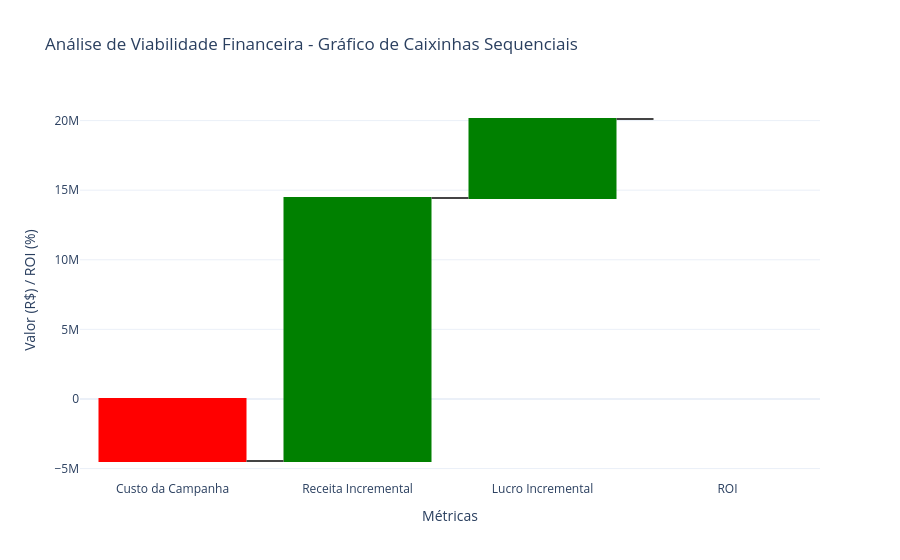

The code cell stored with this chart in its notebook:
### Code cell
import plotly.graph_objects as go

#Análise dos resultados
print(f"Número de usuários target: {customer_id_target}")
print(f"Ticket médio Dez/18: R$ {ticket_medio_dez:.2f}")
print(f"Ticket médio Jan/19: R$ {ticket_medio_jan:.2f}")
print(f"Receita incremental total: R$ {receita_incremental_total:,.2f}")
print(f"Lucro incremental (30% margem): R$ {lucro_incremental:,.2f}")
print(f"Custo total da campanha: R$ {custo_total:,.2f}")
print(f"ROI: {roi:.2%}")

#Resultado por gráfico
labels = ['Custo da Campanha', 'Receita Incremental', 'Lucro Incremental', 'ROI']
values = [-custo_total, receita_incremental_total, lucro_incremental, roi * 100]  # negativo para custo e positivo para receita/lucro

fig = go.Figure(go.Waterfall(
    x=labels,
    y=values,
    textposition="outside",
    increasing=dict(marker=dict(color="green")),
    decreasing=dict(marker=dict(color="red")),
    totals=dict(marker=dict(color="blue"))
))

fig.update_layout(
    title="Análise de Viabilidade Financeira - Gráfico de Caixinhas Sequenciais",
    xaxis_title="Métricas",
    yaxis_title="Valor (R$) / ROI (%)",
    template="plotly_white",
    showlegend=False
)

fig.show()

### Figure 1 — Plotly figure (JSON) as saved in the notebook; plotly's stock layout.template omitted (floating-point values rounded to 4 significant figures)
{"data": [{"decreasing": {"marker": {"color": "red"}}, "increasing": {"marker": {"color": "green"}}, "textposition": "outside", "totals": {"marker": {"color": "blue"}}, "type": "waterfall", "x": ["Custo da Campanha", "Receita Incremental", "Lucro Incremental", "ROI"], "y": [-4459240, 18900000.0, 5671000.0, 27.17]}], "layout": {"showlegend": false, "title": {"text": "Análise de Viabilidade Financeira - Gráfico de Caixinhas Sequenciais"}, "xaxis": {"title": {"text": "Métricas"}}, "yaxis": {"title": {"text": "Valor (R$) / ROI (%)"}}}}
